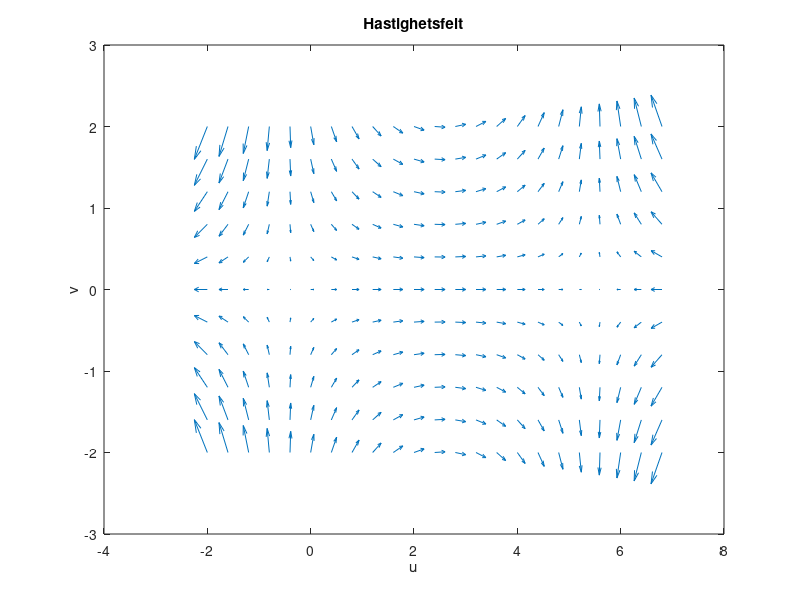

Reproduce this figure in MATLAB.
% konstanter
a = 0.6;
b = 0.5;
c = 0.2;

% domene
[x,y] = meshgrid(-2:0.4:7, -2:0.4:2);

% hastighet
u = a^2 - (b - c.*x).^2;
v = -2*b*c.*y + 2*c^2.*x.*y;

figure;
quiver(x,y,u,v);
title('Hastighetsfelt');
xlabel('u'); ylabel('v');